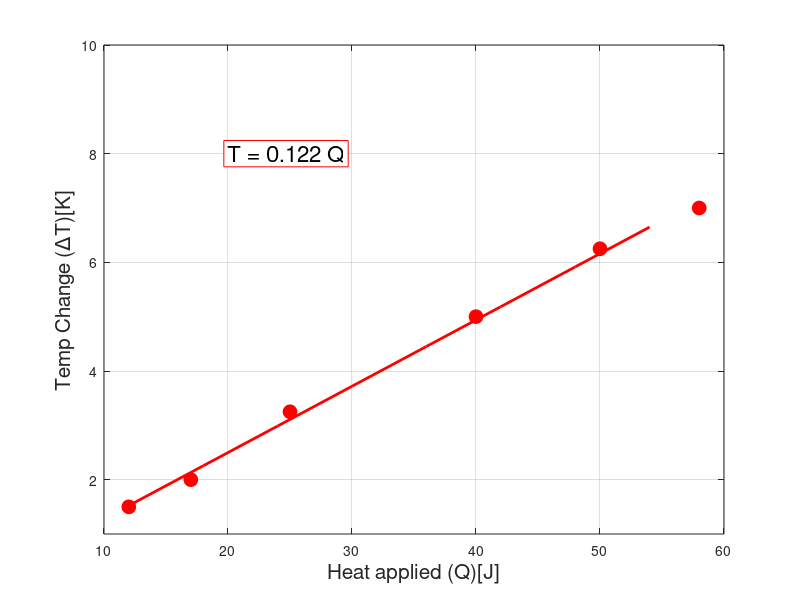

This chart was generated by the following MATLAB code:
%% Eddie Molina   ENGR 1300-009   NOV-30-16
% Problem Statement: Use polyfit to determine a linear relationship for the
% data and graph the resulting trendline along with the experimental data.
clc; clear; close;
%% Proper plot
H = [12 17 25 40 50 58];                 % Heat
T = [1.50 2.00 3.25 5.00 6.25 7.00];     % Temperature
figure('color', 'w')
plot(H, T, 'or', 'MarkerFaceColor', 'r', 'MarkerSize', 10)
axis([10 60 1 10])
xlabel('Heat applied (Q)[J]', 'FontSize', 15)
ylabel('Temp Change (\DeltaT)[K]', 'FontSize', 15)
grid on
%% Determine Model Parameters using polyfit command
C = polyfit(H, T, 1);
m = C(1);
b = C(2);
%% Create theoretical data series to the graph
Hpf = [12: 6: 58];
Tpf = m*Hpf + b;
%% Add theoretical data series to the graph
hold on 
plot(Hpf, Tpf, '-r', 'linewidth', 2)
%% Add the trendline equation
TE = sprintf('T = %4.3f Q', m);
text(20, 8, TE, 'BackgroundColor', 'w', 'EdgeColor', 'r', 'FontSize', 16)

